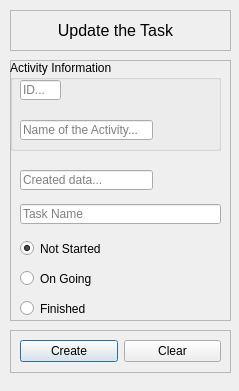
<?xml version="1.0" encoding="UTF-8"?>
<ui version="4.0">
 <class>Dialog</class>
 <widget class="QDialog" name="Dialog">
  <property name="geometry">
   <rect>
    <x>0</x>
    <y>0</y>
    <width>239</width>
    <height>391</height>
   </rect>
  </property>
  <property name="windowTitle">
   <string>Dialog</string>
  </property>
  <widget class="QFrame" name="frame">
   <property name="geometry">
    <rect>
     <x>10</x>
     <y>10</y>
     <width>221</width>
     <height>41</height>
    </rect>
   </property>
   <property name="frameShape">
    <enum>QFrame::StyledPanel</enum>
   </property>
   <property name="frameShadow">
    <enum>QFrame::Raised</enum>
   </property>
   <widget class="QLabel" name="label">
    <property name="geometry">
     <rect>
      <x>0</x>
      <y>10</y>
      <width>211</width>
      <height>21</height>
     </rect>
    </property>
    <property name="text">
     <string>&lt;html&gt;&lt;head/&gt;&lt;body&gt;&lt;p align=&quot;center&quot;&gt;&lt;span style=&quot; font-size:12pt;&quot;&gt;Update the Task&lt;/span&gt;&lt;/p&gt;&lt;/body&gt;&lt;/html&gt;</string>
    </property>
   </widget>
  </widget>
  <widget class="QFrame" name="frame_2">
   <property name="geometry">
    <rect>
     <x>10</x>
     <y>60</y>
     <width>221</width>
     <height>261</height>
    </rect>
   </property>
   <property name="frameShape">
    <enum>QFrame::StyledPanel</enum>
   </property>
   <property name="frameShadow">
    <enum>QFrame::Raised</enum>
   </property>
   <widget class="QLineEdit" name="LineEdit_DataCreated">
    <property name="geometry">
     <rect>
      <x>10</x>
      <y>110</y>
      <width>133</width>
      <height>20</height>
     </rect>
    </property>
    <property name="placeholderText">
     <string>Created data...</string>
    </property>
   </widget>
   <widget class="QLineEdit" name="LineEdit_TaskName">
    <property name="geometry">
     <rect>
      <x>10</x>
      <y>144</y>
      <width>201</width>
      <height>20</height>
     </rect>
    </property>
    <property name="placeholderText">
     <string>Task Name</string>
    </property>
   </widget>
   <widget class="QRadioButton" name="RadioButton_NotStarted">
    <property name="geometry">
     <rect>
      <x>10</x>
      <y>180</y>
      <width>82</width>
      <height>17</height>
     </rect>
    </property>
    <property name="text">
     <string>Not Started</string>
    </property>
    <property name="checked">
     <bool>true</bool>
    </property>
   </widget>
   <widget class="QRadioButton" name="RadioButton_OnGoing">
    <property name="geometry">
     <rect>
      <x>10</x>
      <y>210</y>
      <width>82</width>
      <height>17</height>
     </rect>
    </property>
    <property name="text">
     <string>On Going</string>
    </property>
   </widget>
   <widget class="QRadioButton" name="RadioButton_Finished">
    <property name="geometry">
     <rect>
      <x>10</x>
      <y>240</y>
      <width>82</width>
      <height>17</height>
     </rect>
    </property>
    <property name="text">
     <string>Finished</string>
    </property>
   </widget>
   <widget class="QGroupBox" name="groupBox">
    <property name="geometry">
     <rect>
      <x>0</x>
      <y>0</y>
      <width>211</width>
      <height>91</height>
     </rect>
    </property>
    <property name="title">
     <string>Activity Information</string>
    </property>
    <widget class="QLineEdit" name="LineEdit_ID">
     <property name="geometry">
      <rect>
       <x>10</x>
       <y>20</y>
       <width>41</width>
       <height>20</height>
      </rect>
     </property>
     <property name="placeholderText">
      <string>ID...</string>
     </property>
    </widget>
    <widget class="QLineEdit" name="LineEdit_ActivityName">
     <property name="geometry">
      <rect>
       <x>10</x>
       <y>60</y>
       <width>133</width>
       <height>20</height>
      </rect>
     </property>
     <property name="placeholderText">
      <string>Name of the Activity...</string>
     </property>
    </widget>
   </widget>
  </widget>
  <widget class="QFrame" name="frame_3">
   <property name="geometry">
    <rect>
     <x>10</x>
     <y>330</y>
     <width>221</width>
     <height>43</height>
    </rect>
   </property>
   <property name="frameShape">
    <enum>QFrame::StyledPanel</enum>
   </property>
   <property name="frameShadow">
    <enum>QFrame::Raised</enum>
   </property>
   <layout class="QHBoxLayout" name="horizontalLayout">
    <item>
     <widget class="QPushButton" name="Button_Create">
      <property name="text">
       <string>Create</string>
      </property>
     </widget>
    </item>
    <item>
     <widget class="QPushButton" name="Button_Clear">
      <property name="text">
       <string>Clear</string>
      </property>
     </widget>
    </item>
   </layout>
  </widget>
 </widget>
 <resources/>
 <connections/>
</ui>
